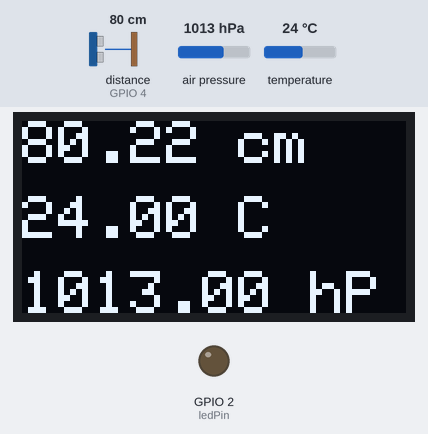
The sketch below on a simulated ESP8266 (NodeMCU). Parts: 128×64 one-colour display, output pins drawn as LEDs (lit = HIGH). The inputs (shaded band) are chosen by the test bench; at power-on: distance to the obstacle (sensor on GPIO 4) 80 cm, air pressure 1013 hPa, temperature 24 °C. The echo pulse lasts 58.3 µs per cm; WiFi joins after 1.5 s; servers stay silent unless stated; no MQTT or app messages arrive unless stated; pins used as bus, display or sensor lines are not drawn; what the sketch prints to the serial monitor is not drawn.

Above: at 20.1 s.

The sketch:

telemetroPLUS-mqtt.ino
```cpp
#include <ESP8266WiFi.h>
#include <PubSubClient.h>
#include <WiFiClient.h>
#include "mqtt_secrets.h"
#include <Wire.h>
#include <Adafruit_GFX.h>
#include <Adafruit_SSD1306.h>
#include <Adafruit_BMP085.h>
#include <WiFiClientSecure.h>

// Pines del sensor de ultrasonidos
#define trigPin 5 // D1
#define echoPin 4 // D2

// Pin diodo led
#define ledPin 2 //D4

// Pines sda y scl para la pantalla y el sensor de temperatura
#define sdaPin 13 // D7
#define sclPin 12 // D6

Adafruit_SSD1306 display(128, 64, &Wire, -1); // definicion del display de la pantalla OLED
Adafruit_BMP085 bmp;

// Configuración de Wifi
char ssid[] = "PablOno2";
char pass[] = "basKET,2:N";

/* Setup de ThingSpeak */
const char* publish_ts = "channels/2550878/publish";
const char* mqtt_server_ts = "mqtt3.thingspeak.com";

const char* f1_ts = "channels/2550878/subscribe/fields/field1";
const char* f2_ts = "channels/2550878/subscribe/fields/field2";
const char* f3_ts = "channels/2550878/subscribe/fields/field3";
const char* f4_ts = "channels/2550878/subscribe/fields/field4";

WiFiClient espClient_ts;
PubSubClient client_ts(espClient_ts);

/* Setup de HiveMQ*/
const char* mqtt_server_hv = "broker.hivemq.com";
const char* f1_hv = "telemetroPLUS/distancia";
const char* f2_hv = "telemetroPLUS/temperatura";
const char* f3_hv = "telemetroPLUS/presion";
const char* f4_hv = "telemetroPLUS/led";

WiFiClient espClient_hv;
PubSubClient client_hv(espClient_hv);

//////////////////////////////////////////////////////////////////

const unsigned long postingInterval = 20L * 1000L;
unsigned long lastUploadedTime = 0;

/* funciones */

// Conexión de WiFi
void setup_wifi(){
  delay(10);
  WiFi.begin(ssid, pass);
  while (WiFi.status() != WL_CONNECTED) {
    delay(500);
    Serial.print(".");
  }
  Serial.println("WiFi conectado");
}

// reconectar cliente mqtt de thingspeak
void reconnect_ts() {
  while (!client_ts.connected()) {
    Serial.print("Intentando la conexión MQTT a ");
    Serial.print(mqtt_server_ts);
    Serial.println(" ...");
    if (client_ts.connect(SECRET_MQTT_CLIENT_ID, SECRET_MQTT_USERNAME, SECRET_MQTT_PASSWORD)) {
      Serial.println("conectado");
      client_ts.subscribe(f1_ts);
      client_ts.subscribe(f2_ts);
      client_ts.subscribe(f3_ts);
      client_ts.subscribe(f4_ts);

    } else {
      Serial.print("fallo, rc=");
      Serial.print(client_ts.state());
      Serial.println(" intentando de nuevo en 5 segundos");
      delay(5000);
    }
  }
}

void reconnect_hv() {
  while (!client_hv.connected()) {
    Serial.print("Intentando la conexión MQTT a ");
    Serial.print(mqtt_server_hv);
    Serial.println(" ...");
    if (client_hv.connect("telemetroPLUS")) {
      Serial.println("conectado");
      client_hv.subscribe(f1_hv);
      client_hv.subscribe(f2_hv);
      client_hv.subscribe(f3_hv);
      client_hv.subscribe(f4_hv);
    } else {
      Serial.print("fallo, rc=");
      Serial.print(client_hv.state());
      Serial.println(" intentando de nuevo en 5 segundos");
      delay(5000);
    }
  }
}

/**************************************/
void setup() {
Serial.begin(9600);
  pinMode ( ledPin, OUTPUT );
  pinMode ( trigPin, OUTPUT );
  pinMode(echoPin, INPUT);
  digitalWrite(trigPin, LOW);
  digitalWrite(ledPin, LOW);

  Wire.begin(sdaPin, sclPin);

    // Inicializar el sensor BMP180
  if (!bmp.begin()) {
    Serial.println("No se pudo encontrar el sensor BMP180");
    while (true);
  }

  //Inicializar la pantalla OLED
  if (!display.begin(SSD1306_SWITCHCAPVCC, 0x3C)) {
    Serial.println(F("No se pudo iniciar la pantalla OLED"));
    while (true);
  }
  display.clearDisplay();

  setup_wifi();
  client_ts.setServer(mqtt_server_ts, 1883);

  // espClient_hv.setInsecure();
  client_hv.setServer(mqtt_server_hv, 1883);
}

void loop() {

  // comprobacion de la conexión a ThingSpeak
  if (!client_ts.connected()) reconnect_ts();

  // comprobacion de la conexión a HiveMQ
  if (!client_hv.connected()) reconnect_hv();

  client_ts.loop();

  // Envío datos cada 20 segundos
  if(millis() - lastUploadedTime > postingInterval){

    // Medida de la distancia
    digitalWrite(trigPin, HIGH);
    delayMicroseconds(10);
    digitalWrite(trigPin, LOW);
    float distancia = 0.0172*pulseIn(echoPin, HIGH);

    // Activacion del LED
    int led = distancia < 10 ? 1 : 0;  // 0=desactivado, 1=activado
    digitalWrite(ledPin, led);

    // Leer temperatura y la presion del BMP180
    float temperature = bmp.readTemperature();
    int32_t pressure = bmp.readPressure();

    // Mostrar los datos en la pantalla OLED
    display.clearDisplay();
    display.setTextSize(2);
    display.setTextColor(SSD1306_WHITE);
    display.setCursor(0, 0);
    display.print(distancia);
    display.print(" cm");
    display.setCursor(0, 25);
    display.print(temperature);
    display.println(" C");
    display.setCursor(0, 50);
    display.print(pressure / 100.0);
    display.println(" hPa");
    display.display();

    // Visualización por el puerto serie
    Serial.print("Distancia: ");
    Serial.println(distancia);
    Serial.print(" Temperatura: ");
    Serial.println(temperature);
    Serial.print(" Presion: ");
    Serial.println(pressure / 100.0);
    Serial.print(" LED: ");
    Serial.println(led);

    // Envio a ThingSpeak
    String topics = String("field1=" + String(distancia) + "&field2=" + String(temperature) + "&field3=" + String(pressure / 100.0) + "&field4=" + String(led) + "&status=MQTTPUBLISH");
    if (client_ts.publish(publish_ts, topics.c_str())) Serial.println("Datos enviados a ThingSpeak");
    else Serial.println("Error al enviar los datos");

    //Envío a HiveMQ
    if (client_hv.publish(f1_hv, String(distancia).c_str()) &&
        client_hv.publish(f2_hv, String(temperature).c_str()) &&
        client_hv.publish(f3_hv, String(pressure/100).c_str()) &&
        client_hv.publish(f4_hv, String(led).c_str())) {
      Serial.println("Datos enviados a HiveMQ");
    } else Serial.println("Error al enviar los datos");

    lastUploadedTime = millis();
  }

}
```

mqtt_secrets.h
```cpp
#define SECRET_MQTT_USERNAME "HwsQDSArJioXCR03LBY9Chg"
#define SECRET_MQTT_CLIENT_ID "HwsQDSArJioXCR03LBY9Chg"
#define SECRET_MQTT_PASSWORD "qAEaDLK8Nsp6AEs1Js1XeJcJ"
```
